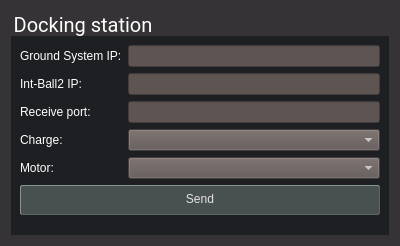
<?xml version="1.0" encoding="UTF-8"?>
<ui version="4.0">
 <class>intball::TelecommandDockWidget</class>
 <widget class="QWidget" name="intball::TelecommandDockWidget">
  <property name="geometry">
   <rect>
    <x>0</x>
    <y>0</y>
    <width>400</width>
    <height>246</height>
   </rect>
  </property>
  <property name="font">
   <font>
    <family>Roboto</family>
   </font>
  </property>
  <property name="windowTitle">
   <string>Form</string>
  </property>
  <property name="styleSheet">
   <string notr="true">color: rgb(255, 255, 255);
background-color: rgb(53, 51, 53);</string>
  </property>
  <layout class="QGridLayout" name="gridLayout">
   <item row="0" column="0">
    <widget class="QGroupBox" name="groupDock">
     <property name="styleSheet">
      <string notr="true">QGroupBox {
  border: 0;
  margin-top: 25px;
  font-size: 20px;
  background-color: rgb(29, 31, 34);
}
QLabel {
    background-color: rgb(29, 31, 34);
}</string>
     </property>
     <property name="title">
      <string>Docking station</string>
     </property>
     <layout class="QFormLayout" name="formLayout">
      <item row="0" column="0">
       <widget class="QLabel" name="labelGroundSystemIP">
        <property name="text">
         <string>Ground System IP:</string>
        </property>
       </widget>
      </item>
      <item row="0" column="1">
       <widget class="QLineEdit" name="lineEditlabelGroundSystemIP">
        <property name="font">
         <font/>
        </property>
        <property name="styleSheet">
         <string notr="true">QLineEdit {
  background-color: rgb(94, 85, 82);
  color: rgb(255, 255, 255);
}
QLineEdit:disabled {
  background-color: rgb(49, 51, 54);
  color: rgb(94, 85, 82);
}</string>
        </property>
       </widget>
      </item>
      <item row="1" column="0">
       <widget class="QLabel" name="labelIntBall2IP">
        <property name="text">
         <string>Int-Ball2 IP:</string>
        </property>
       </widget>
      </item>
      <item row="1" column="1">
       <widget class="QLineEdit" name="lineEditIntBall2IP">
        <property name="font">
         <font/>
        </property>
        <property name="styleSheet">
         <string notr="true">QLineEdit {
  background-color: rgb(94, 85, 82);
  color: rgb(255, 255, 255);
}
QLineEdit:disabled {
  background-color: rgb(49, 51, 54);
  color: rgb(94, 85, 82);
}</string>
        </property>
       </widget>
      </item>
      <item row="2" column="0">
       <widget class="QLabel" name="labelReceivePort">
        <property name="text">
         <string>Receive port:</string>
        </property>
       </widget>
      </item>
      <item row="2" column="1">
       <widget class="QLineEdit" name="lineEditReceivePort">
        <property name="font">
         <font/>
        </property>
        <property name="styleSheet">
         <string notr="true">QLineEdit {
  background-color: rgb(94, 85, 82);
  color: rgb(255, 255, 255);
}
QLineEdit:disabled {
  background-color: rgb(49, 51, 54);
  color: rgb(94, 85, 82);
}</string>
        </property>
       </widget>
      </item>
      <item row="3" column="0">
       <widget class="QLabel" name="labelChargeOnOff">
        <property name="text">
         <string>Charge:</string>
        </property>
       </widget>
      </item>
      <item row="3" column="1">
       <widget class="QComboBox" name="comboBoxChargeOnOff">
        <property name="styleSheet">
         <string notr="true">QComboBox {
  background-color: rgb(94, 85, 82);
  color: rgb(255, 255, 255);
}</string>
        </property>
       </widget>
      </item>
      <item row="4" column="0">
       <widget class="QLabel" name="labelMotorOnOff">
        <property name="text">
         <string>Motor:</string>
        </property>
       </widget>
      </item>
      <item row="4" column="1">
       <widget class="QComboBox" name="comboBoxMotorOnOff">
        <property name="styleSheet">
         <string notr="true">background-color: rgb(94, 85, 82);
color: rgb(255, 255, 255);</string>
        </property>
       </widget>
      </item>
      <item row="5" column="0" colspan="2">
       <widget class="intball::CommandButton" name="dockSendButton">
        <property name="minimumSize">
         <size>
          <width>0</width>
          <height>30</height>
         </size>
        </property>
        <property name="styleSheet">
         <string notr="true">QPushButton {
  background-color: rgb(72, 80, 80);
  color: rgb(229, 227, 226);
  padding-bottom: 3px;
  border-radius: 2px;
  border: 1px outset rgb(92, 100, 100);
}
QPushButton:pressed {
  background-color: rgb(92, 100, 100);
  color: rgb(255, 255, 255);
  padding-bottom: 3px;
  border-radius: 2px;
  border: 1px outset rgb(92, 100, 100);
}
QPushButton:disabled {
  background-color: rgb(112, 120, 120);
  color: rgb(255, 255, 255);
  padding-bottom: 3px;
  border-radius: 2px;
  border: 1px outset rgb(112, 120, 120);
}</string>
        </property>
        <property name="text">
         <string>Send</string>
        </property>
       </widget>
      </item>
     </layout>
    </widget>
   </item>
  </layout>
 </widget>
 <customwidgets>
  <customwidget>
   <class>intball::CommandButton</class>
   <extends>QPushButton</extends>
   <header>command_button.h</header>
  </customwidget>
 </customwidgets>
 <resources/>
 <connections/>
</ui>
